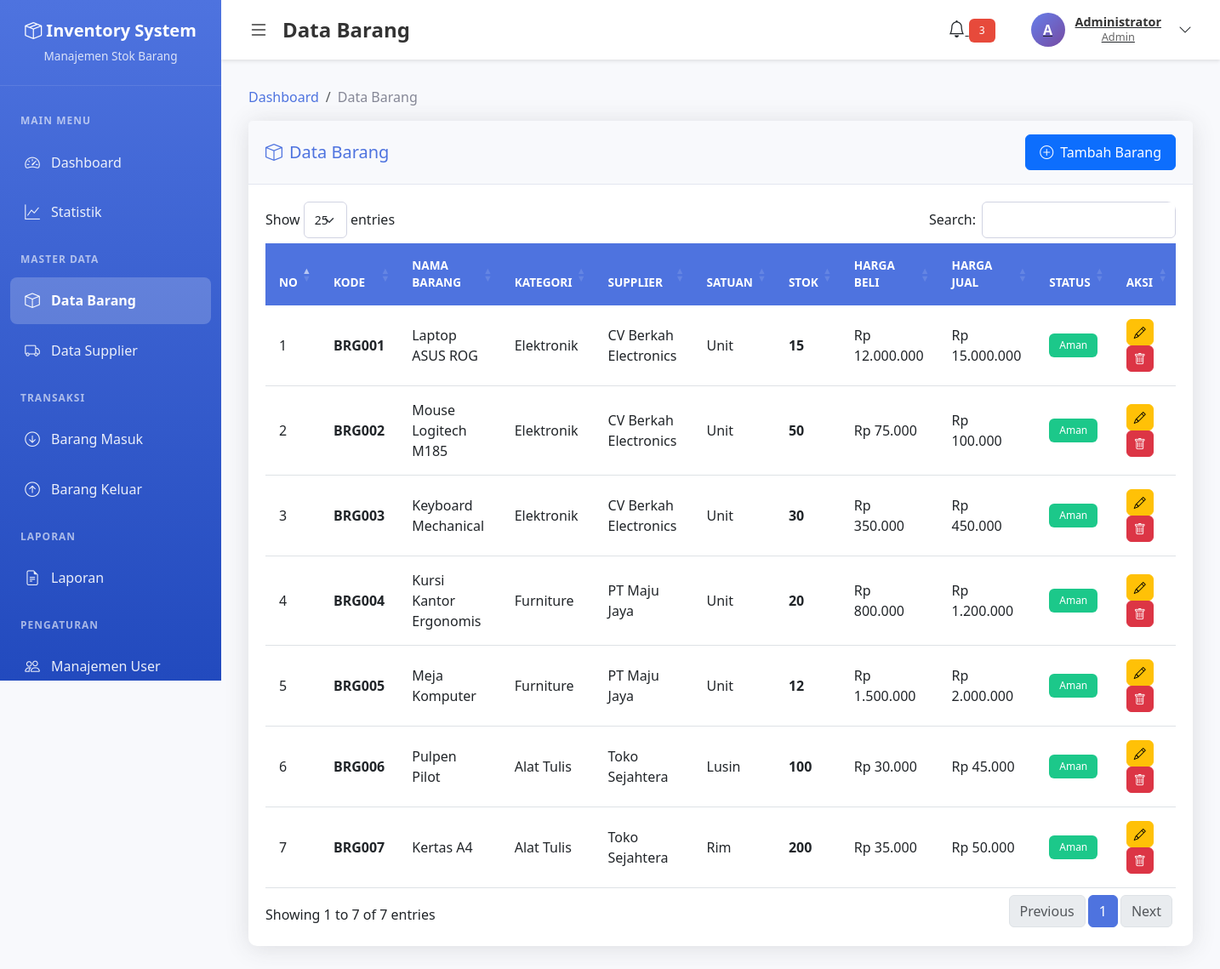
The page /barang/barang.php (signed in) on the database its author committed.
### tables this page shows
CREATE TABLE barang (
    id INT PRIMARY KEY AUTO_INCREMENT,
    kode_barang VARCHAR(20) UNIQUE NOT NULL,
    nama_barang VARCHAR(100) NOT NULL,
    kategori_id INT,
    supplier_id INT,
    satuan VARCHAR(20),
    stok INT DEFAULT 0,
    harga_beli DECIMAL(15,2),
    harga_jual DECIMAL(15,2),
    stok_minimum INT DEFAULT 10,
    deskripsi TEXT,
    created_at TIMESTAMP DEFAULT CURRENT_TIMESTAMP,
    updated_at TIMESTAMP DEFAULT CURRENT_TIMESTAMP ON UPDATE CURRENT_TIMESTAMP,
    FOREIGN KEY (kategori_id) REFERENCES kategori(id) ON DELETE SET NULL,
    FOREIGN KEY (supplier_id) REFERENCES supplier(id) ON DELETE SET NULL
);

CREATE TABLE kategori (
    id INT PRIMARY KEY AUTO_INCREMENT,
    nama_kategori VARCHAR(100) NOT NULL,
    deskripsi TEXT,
    created_at TIMESTAMP DEFAULT CURRENT_TIMESTAMP
);

CREATE TABLE supplier (
    id INT PRIMARY KEY AUTO_INCREMENT,
    kode_supplier VARCHAR(20) UNIQUE NOT NULL,
    nama_supplier VARCHAR(100) NOT NULL,
    alamat TEXT,
    telepon VARCHAR(20),
    email VARCHAR(100),
    created_at TIMESTAMP DEFAULT CURRENT_TIMESTAMP,
    updated_at TIMESTAMP DEFAULT CURRENT_TIMESTAMP ON UPDATE CURRENT_TIMESTAMP
);

### auth/session_check.php (called while the page is built, shortened)
<?php
function isAdmin() {
    return isset($_SESSION['role']) && $_SESSION['role'] === 'admin';
}
function canCreate() {
    return isAdmin();
}
function canEdit() {
    return isAdmin();
}
function canDelete() {
    return isAdmin();
}

### barang/barang.php (the view, shortened to what this page needs)
<?php
require_once __DIR__ . '/../includes/header.php';
$db = getDB();
try {
    $stmt = $db->query("
        SELECT b.*, k.nama_kategori, s.nama_supplier
        FROM barang b
        LEFT JOIN kategori k ON b.kategori_id = k.id
        LEFT JOIN supplier s ON b.supplier_id = s.id
        ORDER BY b.created_at DESC
    ");
    $barang_list = $stmt->fetchAll();
} catch (PDOException $e) {
    die("Error: " . $e->getMessage());
}
?>
<nav aria-label="breadcrumb">
    <ol class="breadcrumb">
        <li class="breadcrumb-item"><a href="../dashboard/index.php">Dashboard</a></li>
        <li class="breadcrumb-item active">Data Barang</li>
    </ol>
</nav>
<div class="card">
    <div class="card-header d-flex justify-content-between align-items-center">
        <h5 class="mb-0"><i class="bi bi-box me-2"></i>Data Barang</h5>
        <?php if (canCreate()): ?>
        <a href="tambah.php" class="btn btn-primary">
            <i class="bi bi-plus-circle me-2"></i>Tambah Barang
        </a>
        <?php endif; ?>
    </div>
    <div class="card-body">
        <div class="table-responsive">
            <table class="table table-hover" id="barangTable">
                <thead>
                    <tr>
                        <th>No</th>
                        <th>Kode</th>
                        <th>Nama Barang</th>
                        <th>Kategori</th>
                        <th>Supplier</th>
                        <th>Satuan</th>
                        <th>Stok</th>
                        <th>Harga Beli</th>
                        <th>Harga Jual</th>
                        <th>Status</th>
                        <th>Aksi</th>
                    </tr>
                </thead>
                <tbody>
                    <?php $no = 1; foreach ($barang_list as $item): ?>
                    <tr>
                        <td><?php echo $no++; ?></td>
                        <td><strong><?php echo htmlspecialchars($item['kode_barang']); ?></strong></td>
                        <td><?php echo htmlspecialchars($item['nama_barang']); ?></td>
                        <td><?php echo htmlspecialchars($item['nama_kategori'] ?? '-'); ?></td>
                        <td><?php echo htmlspecialchars($item['nama_supplier'] ?? '-'); ?></td>
                        <td><?php echo htmlspecialchars($item['satuan']); ?></td>
                        <td><strong><?php echo $item['stok']; ?></strong></td>
                        <td>Rp <?php echo number_format($item['harga_beli'], 0, ',', '.'); ?></td>
                        <td>Rp <?php echo number_format($item['harga_jual'], 0, ',', '.'); ?></td>
                        <td>
                            <?php
                            if ($item['stok'] <= 0) {
                                echo '<span class="badge bg-danger">Habis</span>';
                            } elseif ($item['stok'] <= $item['stok_minimum']) {
                                echo '<span class="badge bg-warning">Rendah</span>';
                            } else {
                                echo '<span class="badge bg-success">Aman</span>';
                            }
                            ?>
                        </td>
                        <td>
                            <?php if (canEdit() || canDelete()): ?>
                            <?php if (canEdit()): ?>
                            <a href="edit.php?id=<?php echo $item['id']; ?>" class="btn btn-sm btn-warning" title="Edit">
                                <i class="bi bi-pencil"></i>
                            </a>
                            <?php endif; ?>
                            <?php if (canDelete()): ?>
                            <a href="hapus.php?id=<?php echo $item['id']; ?>" class="btn btn-sm btn-danger"
                               onclick="return confirm('Yakin ingin menghapus barang <?php echo htmlspecialchars($item['nama_barang']); ?>?')" title="Hapus">
                                <i class="bi bi-trash"></i>
                            </a>
                            <?php endif; ?>
                            <?php else: ?>
                            <span class="badge bg-secondary">View Only</span>
                            <?php endif; ?>
                        </td>
                    </tr>
                    <?php endforeach; ?>
                </tbody>
            </table>
        </div>
    </div>
</div>
<?php require_once __DIR__ . '/../includes/footer.php'; ?>

### assets/css/style.css (style rules this page uses)
:root { --primary-color: #4e73df; --secondary-color: #858796; --success-color: #1cc88a; --danger-color: #e74a3b; --warning-color: #f6c23e; --info-color: #36b9cc; --light-color: #f8f9fc; --dark-color: #5a5c69; --sidebar-width: 250px; }
* { margin: 0; padding: 0; box-sizing: border-box; }
body { font-family: 'Segoe UI', Tahoma, Geneva, Verdana, sans-serif; background-color: #f8f9fc; color: #333; }
.bg-success { background-color: var(--success-color) !important; }
.card { border: none; border-radius: 10px; box-shadow: 0 0.15rem 1.75rem rgba(58, 59, 69, 0.15); margin-bottom: 1.5rem; }
.card-header { background-color: #f8f9fc; border-bottom: 1px solid #e3e6f0; padding: 1rem 1.25rem; font-weight: 600; color: var(--primary-color); }
.card-body { padding: 1.25rem; }
.table-responsive { border-radius: 10px; overflow: hidden; }
.table { margin-bottom: 0; }
.table thead th { background-color: var(--primary-color); color: white; border: none; font-weight: 600; text-transform: uppercase; font-size: 0.85rem; padding: 1rem; }
.table tbody tr { transition: all 0.3s ease; }
.table tbody td { padding: 1rem; vertical-align: middle; }
.badge { padding: 0.5rem 0.75rem; font-weight: 500; border-radius: 6px; }
.btn { border-radius: 6px; padding: 0.5rem 1rem; font-weight: 500; transition: all 0.3s ease; }
.btn-sm { padding: 0.25rem 0.5rem; font-size: 0.875rem; }
.breadcrumb { background-color: transparent; padding: 0; margin-bottom: 1rem; }
.breadcrumb-item a { color: var(--primary-color); text-decoration: none; }
.breadcrumb-item.active { color: var(--secondary-color); }

### assets/css/dashboard.css (style rules this page uses)
:root { --sidebar-width: 260px; --header-height: 70px; }

### rows shown on the page
barang: kode_barang "BRG001", nama_barang "Laptop ASUS ROG", kategori.nama_kategori "Elektronik", supplier.nama_supplier "CV Berkah Electronics", satuan "Unit", stok "15", harga_beli "12.000.000", harga_jual "15.000.000", stok_minimum "Aman"
barang: kode_barang "BRG002", nama_barang "Mouse Logitech M185", kategori.nama_kategori "Elektronik", supplier.nama_supplier "CV Berkah Electronics", satuan "Unit", stok "50", harga_beli "75.000", harga_jual "100.000", stok_minimum "Aman"
barang: kode_barang "BRG003", nama_barang "Keyboard Mechanical", kategori.nama_kategori "Elektronik", supplier.nama_supplier "CV Berkah Electronics", satuan "Unit", stok "30", harga_beli "350.000", harga_jual "450.000", stok_minimum "Aman"
barang: kode_barang "BRG004", nama_barang "Kursi Kantor Ergonomis", kategori.nama_kategori "Furniture", supplier.nama_supplier "PT Maju Jaya", satuan "Unit", stok "20", harga_beli "800.000", harga_jual "1.200.000", stok_minimum "Aman"
barang: kode_barang "BRG005", nama_barang "Meja Komputer", kategori.nama_kategori "Furniture", supplier.nama_supplier "PT Maju Jaya", satuan "Unit", stok "12", harga_beli "1.500.000", harga_jual "2.000.000", stok_minimum "Aman"
barang: kode_barang "BRG006", nama_barang "Pulpen Pilot", kategori.nama_kategori "Alat Tulis", supplier.nama_supplier "Toko Sejahtera", satuan "Lusin", stok "100", harga_beli "30.000", harga_jual "45.000", stok_minimum "Aman"
barang: kode_barang "BRG007", nama_barang "Kertas A4", kategori.nama_kategori "Alat Tulis", supplier.nama_supplier "Toko Sejahtera", satuan "Rim", stok "200", harga_beli "35.000", harga_jual "50.000", stok_minimum "Aman"

### other values the page prints
$page_title "Data Barang"
substr($_SESSION['nama_lengkap'], 0, 1) "A"
$_SESSION['nama_lengkap'] "Administrator"
$_SESSION['role'] "Admin"
